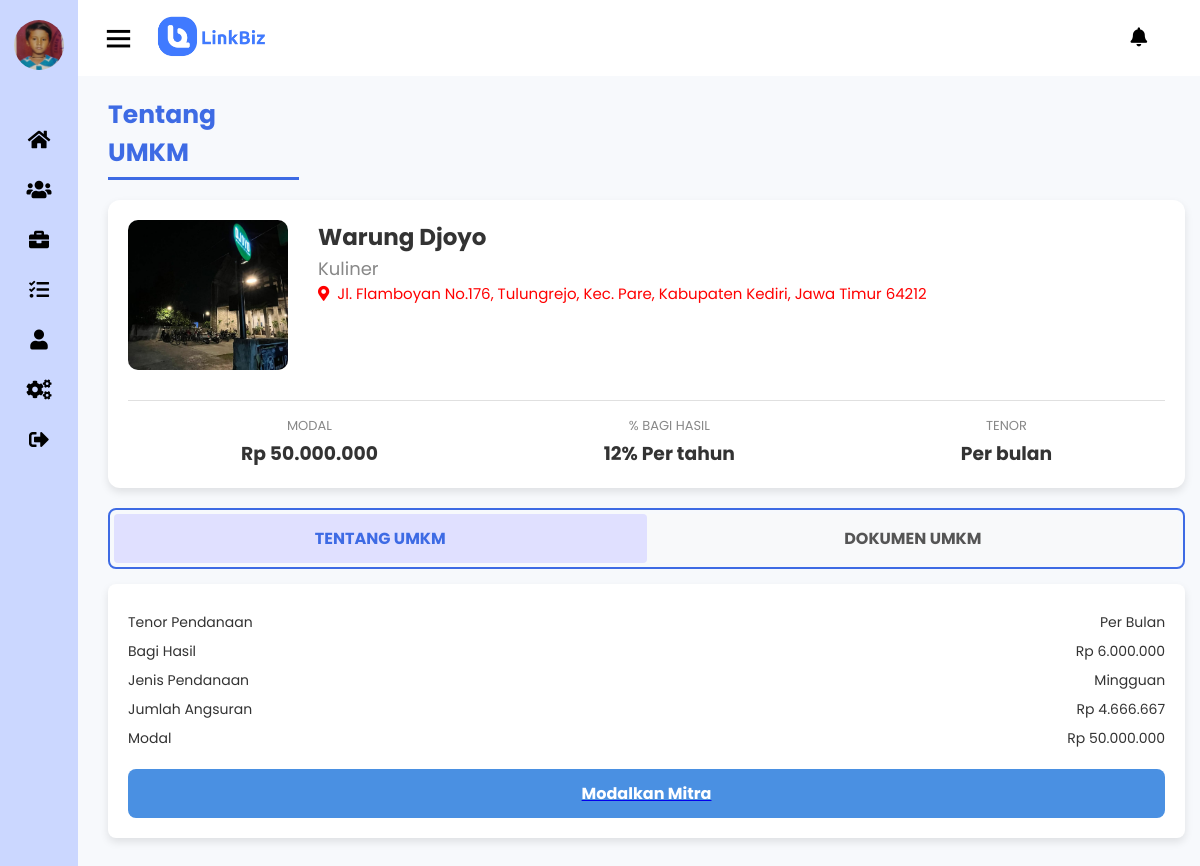
The app's page /tentangmitra/1/ (signed in) with its own data.
### Linkbiz/models.py (models this page shows, shortened)
class Profile_Investor(models.Model):
    user = models.OneToOneField(User, on_delete=models.CASCADE)
    fullname = models.CharField(max_length=255)
    email = models.EmailField(unique=True)
    phone = models.CharField(max_length=15)
    foto = models.ImageField(upload_to='foto_investor/')
    ktp = models.ImageField(upload_to='ktp_images/')
    npwp = models.CharField(max_length=20)
    no_rek = models.CharField(max_length=20)

class UMKM(models.Model):
    Jenis_umkm = models.CharField(max_length=150)
    nama_umkm = models.CharField(max_length=150)
    alamat_umkm = models.TextField()
    foto_umkm = models.ImageField(upload_to='foto_umkm/')
    deskripsi = models.TextField()
    dana = models.CharField(max_length=150)
    bagi_hasil = models.CharField(max_length=50, default="12% Per tahun")
    tenor = models.CharField(max_length=50, default="Per bulan")
    proposal = models.FileField(upload_to='proposals/')
    laporan_keuangan = models.FileField(upload_to='laporan_keuangan/')

### Linkbiz/views.py (the view)
# urls.py: path('tentangmitra/<int:umkm_id>/', views.tentangmitra_view, name='tentangmitra'),
def tentangmitra_view(request, umkm_id):
    try:
        profile_investor = Profile_Investor.objects.get(user=request.user)
    except Profile_Investor.DoesNotExist:
        return redirect('linkbiz:login')
    umkm = UMKM.objects.get(id=umkm_id)
    try:
        modal = int(umkm.dana.replace('.', '').replace(',', '').replace('Rp ', ''))  # Ubah dana ke integer
    except ValueError:
        modal = 0  # Jika dana tidak valid, atur modal ke 0
    bagi_hasil = modal * 0.12  # 12% dari modal
    total_pembayaran = modal + bagi_hasil
    jumlah_angsuran = total_pembayaran / 12  # Contoh: Tenor default 12 bulan
    def format_rupiah(amount):
        return f"{round(amount):,}".replace(",", ".")
    context = {
        'profile_investor': profile_investor,
        'umkm': umkm,
        'modal': format_rupiah(modal),
        'bagi_hasil': format_rupiah(bagi_hasil),
        'jumlah_angsuran': format_rupiah(jumlah_angsuran),
    }
    return render(request, 'investor/tentangmitra.html', context)

### templates/investor/tentangmitra.html
{% extends 'investor/0baseinvestor.html' %}
{% load humanize %}
{% block title %}Tentang Mitra -LinkBiz{% endblock %} {% block content %} {% load static %}
<div class="porto">
  <h2 style="margin-top: 20px; width: 17%;">Tentang UMKM</h2>
  <div class="profile-card">
    <div class="profile">
      <div class="avatar">
        <img src="{{ umkm.foto_umkm.url }}" alt="{{ umkm.nama_umkm }}">
      </div>
      <div class="info">
        <h3>{{ umkm.nama_umkm }}</h3>
            <p>{{umkm.Jenis_umkm}}</p>
            <p class="location" style="color: red; font-size: 15px;">
                <span><i class="fas fa-map-marker-alt"></i></span> {{ umkm.alamat_umkm }}
            </p>
      </div>
    </div>
    <div class="details">
      <div class="detail">
        <p>MODAL</p>
            <h3>Rp {{ umkm.dana }}</h3>
      </div>
      <div class="detail">
        <p>% BAGI HASIL</p>
            <h3>{{ umkm.bagi_hasil }}</h3>
      </div>
      <div class="detail">
        <p>TENOR</p>
            <h3>{{umkm.tenor}}</h3>
      </div>
    </div>
  </div>
  <div class="tabs">
    <a href="{% url 'linkbiz:tentangmitra' umkm.id %}" class="tab active">TENTANG UMKM</a>
    <a href="{% url 'linkbiz:proposalmitra' umkm.id %}" class="tab">DOKUMEN UMKM</a>
  </div>
  <div class="containertm">
    <p><span>Tenor Pendanaan</span>Per Bulan</span></p>
    <p><span>Bagi Hasil</span><span>Rp {{ bagi_hasil|intcomma }}</span></p>
    <p><span>Jenis Pendanaan</span><span>Mingguan</span></p>
    <p><span>Jumlah Angsuran</span><span>Rp {{ jumlah_angsuran|intcomma }}</span></p>
    <p><span>Modal</span><span>Rp {{ modal|intcomma }}</span></p>
    <a href="{% url 'linkbiz:danaisekarang' umkm.id %}">
      <button class="btn-fund">Modalkan Mitra</button>
    </a>
  </div>
  <br>
</div>
{% endblock %}

### templates/investor/0baseinvestor.html (shortened to what this page needs)
{% load static %}
<!DOCTYPE html>
<html lang="pt-br">
  <head>
    <link rel="stylesheet" href="{% static 'css/investor.css' %}">
    <link rel="stylesheet" href="https://cdnjs.cloudflare.com/ajax/libs/font-awesome/5.15.4/css/all.min.css" />
    <link href="https://unpkg.com/boxicons@2.0.7/css/boxicons.min.css" rel="stylesheet" />
  </head>
  <body>
    <div class="sidebar close">
      <div class="logo-details" style="text-align: center; display: flex; flex-direction: column; align-items: center;">
        {% if profile_investor.foto %}
          <img
            src="{{ profile_investor.foto.url }}"
            alt="profile-img"
            style="width: 50px; height: 50px; border-radius: 50%; display: block; margin-top: 20px;"
          />
        {% else %}
          <img
            src="{% static 'assets/LinkBiz.jpg' %}"
            alt="default-profile-img"
            style="width: 50px; height: 50px; border-radius: 50%; display: block; margin-top: 20px;"
          />
        {% endif %}
      </div>
      <br />
      <ul class="nav-links">
        <li>
          <a href="{% url 'linkbiz:dashboard' %}">
            <i class="fas fa-home"></i>
          </a>
        </li>
        <li>
          <a href="{% url 'linkbiz:daftarumkm' %}">
            <i class="fas fa-users"></i>
          </a>
        </li>
        <li>
          <a href="{% url 'linkbiz:portofolio' %}">
            <i class="fas fa-briefcase"></i>
          </a>
        </li>
        <li>
          <div class="iocn-link">
            <a href="{% url 'linkbiz:aktivitas' %}">
              <i class="fas fa-tasks"></i>
            </a>
          </div>
        </li>
        <li>
          <a href="{% url 'linkbiz:profile' %}">
            <i class="fas fa-user"></i>
          </a>
        </li>
        <li>
          <a href="{% url 'linkbiz:pengaturan' %}">
            <i class="fas fa-cogs"></i>
          </a>
        </li>
        <li>
          <a href="{% url 'linkbiz:logout' %}">
            <i class="fas fa-sign-out-alt"></i>
          </a>
        </li>
      </ul>
    </div>
    <section class="home-section">
      <header>
        <div class="home-content">
          <i class="bx bx-menu"></i>
          <img
            src="{% static 'assets/Home.png' %}"
            alt="Logo Admin"
            style="width: auto; height: 70px"
          />
        </div>
        <div class="right_area">
          <a href="{% url 'linkbiz:notif' %}" class="logonotif"><i class="fas fa-bell"></i></a>
        </div>
      </header>
      <main>
        {% block content %}
        {% endblock %}
      </main>
    </section>
  </body>
</html>

### records on screen
Profile_Investor: foto (picture)
UMKM: foto_umkm (picture), nama_umkm "Warung Djoyo", Jenis_umkm "Kuliner", alamat_umkm "Jl. Flamboyan No.176, Tulungrejo, Kec. Pare, Kabupaten Kediri, Jawa Timur 64212", dana "50.000.000", bagi_hasil "12% Per tahun", tenor "Per bulan"

### other values on screen
{{ bagi_hasil|intcomma }} "6.000.000"
{{ jumlah_angsuran|intcomma }} "4.666.667"
{{ modal|intcomma }} "50.000.000"
